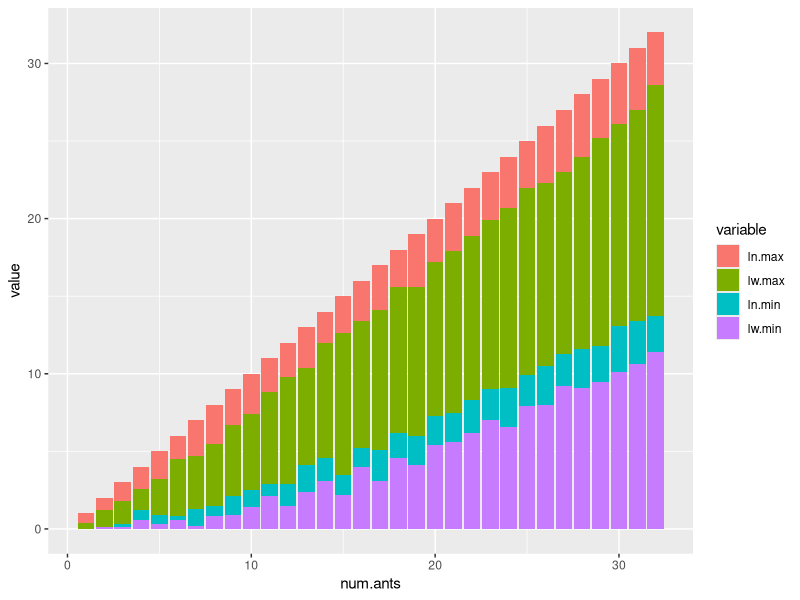
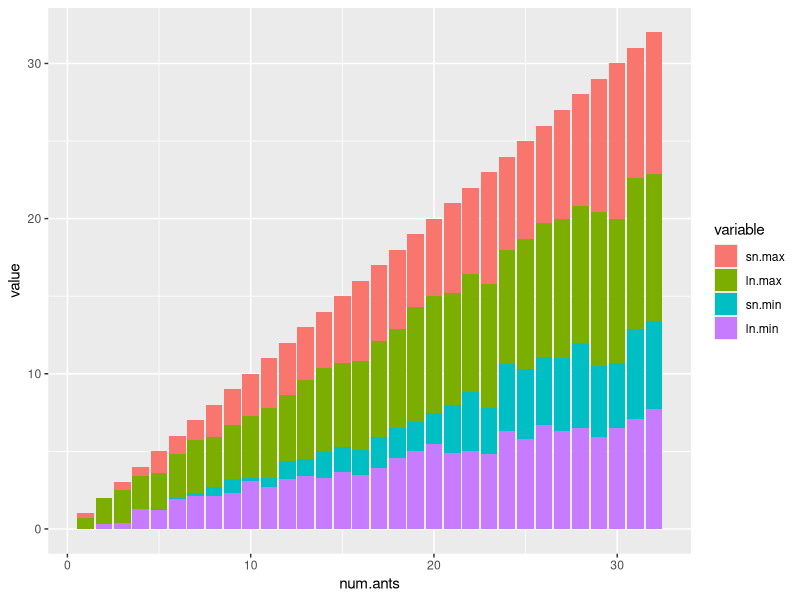
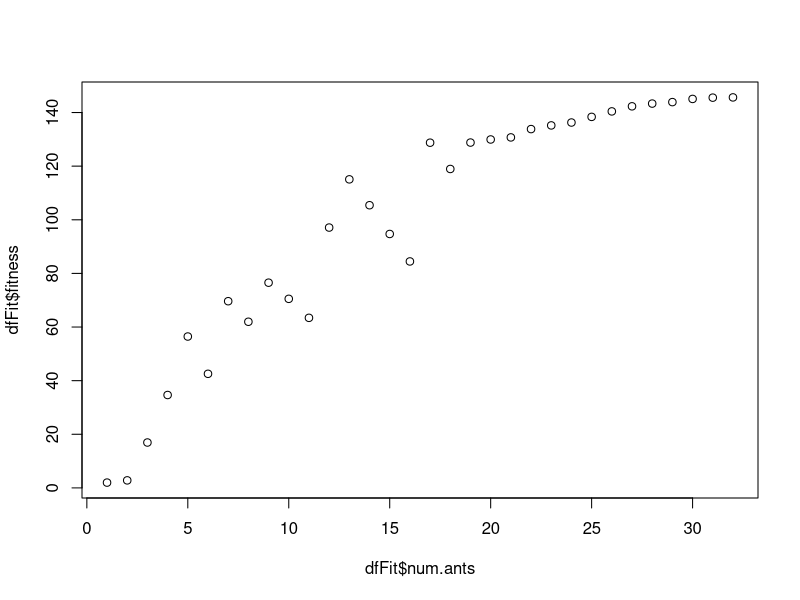
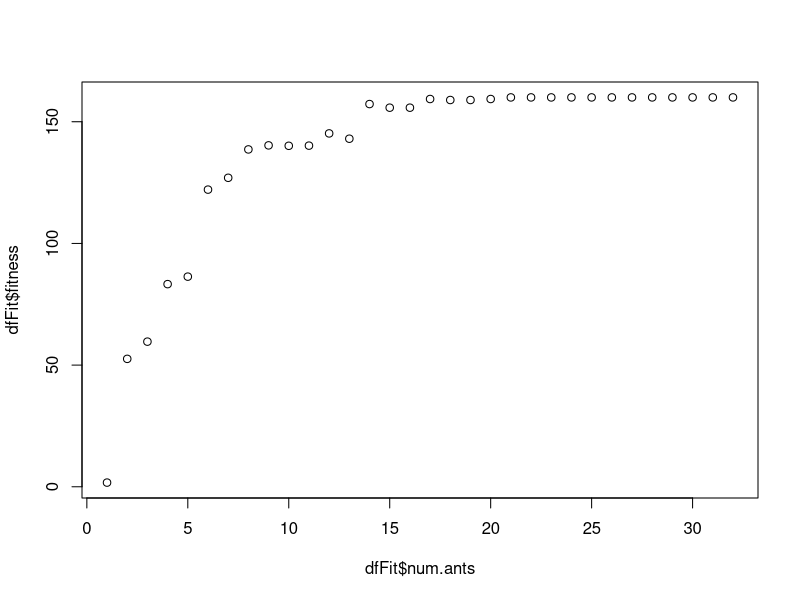

Write the R code that produced these figures, in order.
## ---- chunk 1
wideVnarrow = read.csv('SAD-Model4-2.csv')
largeVsmall = read.csv('SAD-Model4-3.csv')

library(plyr)

wideVnarrow["ln.max"] = pmax(wideVnarrow$ln1, wideVnarrow$ln2)
wideVnarrow["ln.min"] = pmin(wideVnarrow$ln1, wideVnarrow$ln2)
wideVnarrow["lw.max"] = pmax(wideVnarrow$lw1, wideVnarrow$lw2)
wideVnarrow["lw.min"] = pmin(wideVnarrow$lw1, wideVnarrow$lw2)

largeVsmall['ln.max'] = pmax(largeVsmall$ln1, largeVsmall$ln2)
largeVsmall['ln.min'] = pmin(largeVsmall$ln1, largeVsmall$ln2)
largeVsmall['sn.max'] = pmax(largeVsmall$sn1, largeVsmall$sn2)
largeVsmall['sn.min'] = pmin(largeVsmall$sn1, largeVsmall$sn2)

enough.wide.guards = wideVnarrow$enough.guards.wide[1]
enough.narrow.guards =wideVnarrow$enough.guards.narrow[1]

aggLvS <- ddply(largeVsmall, "num.ants", summarise, 
                #reps = length(ln.max),
                sn.max = mean(sn.max),
                ln.max = mean(ln.max),
                sn.min = mean(sn.min),
                ln.min = mean(ln.min)
                #ln.max.sd = sd(ln.max),
                #ln.min.sd = sd(ln.min),
                #sn.max.sd = sd(sn.max),
                #sn.min.sd = sd(sn.min)
                )
aggWvN <- ddply(wideVnarrow, "num.ants", summarise,
                ln.max = mean(ln.max),
                lw.max = mean(lw.max),
                ln.min = mean(ln.min),
                lw.min = mean(lw.min)
                #lw.max.sd = sd(lw.max),
                #lw.min.sd = sd(lw.min),
                #ln.max.sd = sd(ln.max),
                #ln.min.sd = sd(ln.min)
                )



## ---- chunk 2
library(ggplot2)
library(reshape2)
aggWvN
aggWvN.m <- melt(aggWvN, id.vars = "num.ants")
aggWvN.m
ggplot(aggWvN.m, aes(x = num.ants, y = value, fill=variable)) + geom_bar(stat='identity')


aggLvS.m <- melt(aggLvS, id.vars = "num.ants")
ggplot(aggLvS.m, aes(x = num.ants, y = value, fill=variable)) + geom_bar(stat='identity')

## ---- chunk 3

calculateFitness <- function(dfm){
  dfm$h <- ifelse(dfm$variable == 'ln.max' | 
                          dfm$variable == 'sn.max' | 
                          dfm$variable == 'ln.min' | 
                          dfm$variable == 'sn.min', ceiling(enough.narrow.guards/2), ceiling(enough.wide.guards/2))
  dfm$v <- ifelse(dfm$variable == 'ln.max' |
                          dfm$variable == 'ln.min' |
                          dfm$variable == 'lw.max' |
                          dfm$variable == 'lw.min', 60, 20)
  
  dfm$d <- (dfm$h^(-1/5))/(1+exp(-(5/dfm$h)*(dfm$value-dfm$h)))
  dfm$s <- exp(-(5)*(1-dfm$d))
  
  dfm
  
  dfFit <- ddply(dfm, "num.ants", summarise, fitness = sum(v*s))
  
  plot(dfFit$num.ants, dfFit$fitness)
}

calculateFitness(aggWvN.m)
calculateFitness(aggLvS.m)


